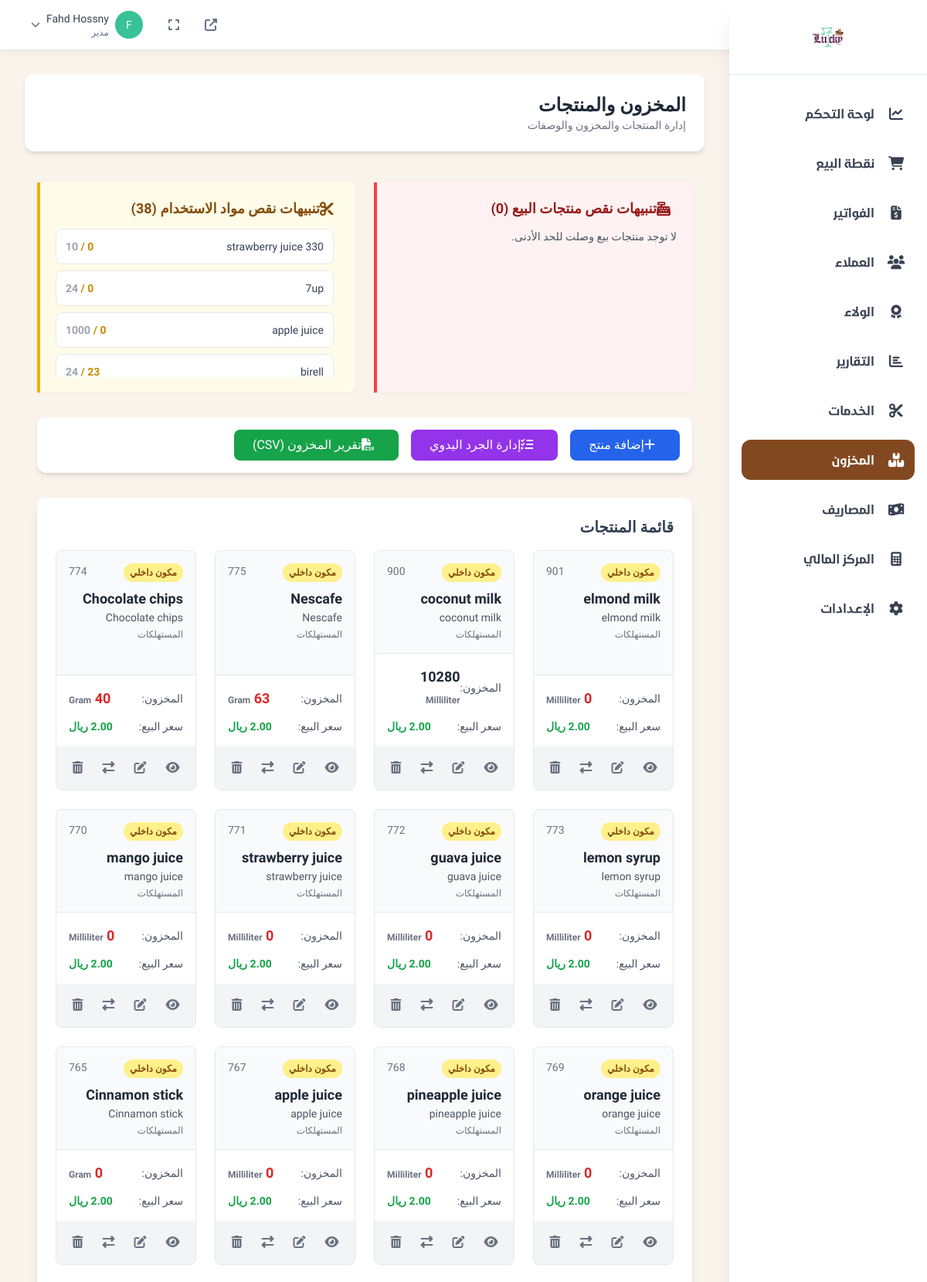
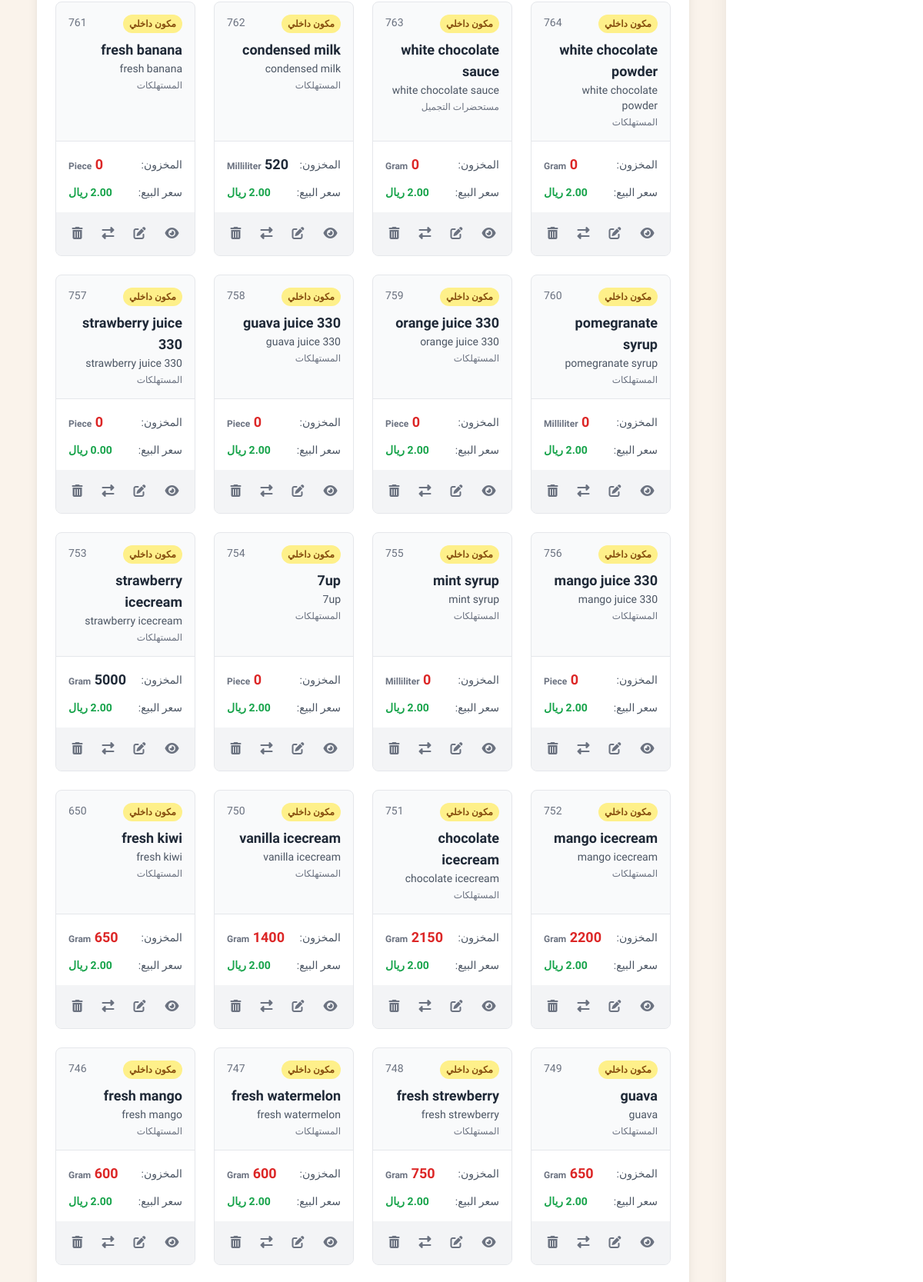
Screenshot of /admin/inventory.php (signed in, upper part) with the database file from the repository (2 pictures, top to bottom).
### tables this page shows
CREATE TABLE `products` (
  `id` int(10) UNSIGNED NOT NULL,
  `sku` varchar(50) NOT NULL,
  `name` varchar(200) NOT NULL,
  `name_ar` varchar(200) NOT NULL,
  `category` varchar(255) DEFAULT NULL,
  `name_en` varchar(255) DEFAULT NULL,
  `category_ar` varchar(100) DEFAULT 'عام',
  `category_en` varchar(100) DEFAULT NULL,
  `description` text DEFAULT NULL,
  `category_id` int(10) UNSIGNED DEFAULT NULL,
  `type` enum('product','service') DEFAULT 'product',
  `product_usage` enum('direct_sale','internal_use') NOT NULL DEFAULT 'direct_sale',
  `qty` int(11) DEFAULT 0,
  `min_qty` int(11) DEFAULT 5,
  `unit` varchar(16) DEFAULT 'قطعة',
  `purchase_price` decimal(10,2) DEFAULT NULL,
  `sale_price` decimal(10,2) NOT NULL,
  `barcode` varchar(100) DEFAULT NULL,
  `supplier` varchar(200) DEFAULT NULL,
  `location` varchar(100) DEFAULT NULL,
  `expiry_date` date DEFAULT NULL,
  `is_active` tinyint(1) DEFAULT 1,
  `track_stock` tinyint(1) DEFAULT 1,
  `allow_negative_stock` tinyint(1) DEFAULT 0,
  `created_by` int(10) UNSIGNED DEFAULT NULL,
  `created_at` timestamp NOT NULL DEFAULT current_timestamp(),
  `updated_at` timestamp NOT NULL DEFAULT current_timestamp() ON UPDATE current_timestamp(),
  `description_ar` text DEFAULT NULL,
  `description_en` text DEFAULT NULL,
  `cost_price` decimal(10,2) DEFAULT 0.00,
  `selling_price` decimal(10,2) NOT NULL DEFAULT 0.00,
  `last_updated` timestamp NULL DEFAULT current_timestamp() ON UPDATE current_timestamp(),
  `stock_quantity` int(11) DEFAULT 0,
  `min_stock_level` int(11) DEFAULT 0,
  `max_stock_level` int(11) DEFAULT 0,
  `unit_cost` decimal(10,2) DEFAULT 0.00
);

### config/database.php (called while the page is built, shortened)
<?php
class Database {
   private $host = 'sql302.infinityfree.com';
  private $db_name = 'if0_40841777_luckyseven';
  private $username = 'if0_40841777';
    private $password = 'fe9CATfUYM';
    public function getConnection() {
        $this->conn = null;
$init_command = "SET NAMES utf8mb4 COLLATE utf8mb4_unicode_ci, time_zone = '+03:00'";
        try {
            $this->conn = new PDO(
                "mysql:host=" . $this->host . ";dbname=" . $this->db_name . ";charset=utf8mb4",
                $this->username,
                $this->password,
                array(
                    PDO::ATTR_ERRMODE => PDO::ERRMODE_EXCEPTION,
                    PDO::MYSQL_ATTR_INIT_COMMAND => $init_command
                )
            );
        } catch(PDOException $exception) {
            error_log("Database connection error: " . $exception->getMessage());
            if ($exception->getCode() == 1049) {
                try {
                    $tempConn = new PDO(
                        "mysql:host=" . $this->host . ";charset=utf8mb4",
                        $this->username,
                        $this->password,
                        array(PDO::ATTR_ERRMODE => PDO::ERRMODE_EXCEPTION)
                    );
                    $tempConn->exec("CREATE DATABASE IF NOT EXISTS `" . $this->db_name . "` CHARACTER SET utf8mb4 COLLATE utf8mb4_unicode_ci");
                    $this->conn = new PDO(
                        "mysql:host=" . $this->host . ";dbname=" . $this->db_name . ";charset=utf8mb4",
                        $this->username,
                        $this->password,
                        array(
                            PDO::ATTR_ERRMODE => PDO::ERRMODE_EXCEPTION,
                            PDO::MYSQL_ATTR_INIT_COMMAND => $init_command
                        )
                    );
                    $this->createBasicTables();
                } catch(PDOException $e) {
                    error_log("Failed to create database: " . $e->getMessage());
                    return null;
                }
            } else {
                return null;
            }
        }
        return $this->conn;
    }
}
?>

### admin/SimpleProductManager.php (called while the page is built, shortened)
<?php
class SimpleProductManager
{
    private $db;
    public function __construct()
    {
        $this->db = (new Database())->getConnection();
    }
    public function getProducts($filters = [], $limit = 50, $offset = 0)
    {
        try {
            $query = "SELECT
                p.id, p.sku, p.name_ar, p.name_en, p.type, p.product_usage,
                p.stock_quantity, p.min_stock_level,
                p.unit, p.purchase_price, p.selling_price, p.cost_price, p.is_active,
                COALESCE(pc.name_ar, 'غير مصنف') as category_name_ar
            FROM products p
            LEFT JOIN product_categories pc ON p.category_id = pc.id
            WHERE p.is_active = 1
            ORDER BY p.created_at DESC
            LIMIT :limit OFFSET :offset";
            $stmt = $this->db->prepare($query);
            $stmt->bindValue(':limit', (int)$limit, PDO::PARAM_INT);
            $stmt->bindValue(':offset', (int)$offset, PDO::PARAM_INT);
            $stmt->execute();
            return $stmt->fetchAll(PDO::FETCH_ASSOC);
        } catch (PDOException $e) {
            return [];
        }
    }
    public function getLowStockProducts($usageType)
    {
        $stmt = $this->db->prepare("
            SELECT p.*, pc.name_ar as category_name_ar
            FROM products p
            LEFT JOIN product_categories pc ON p.category_id = pc.id
            WHERE p.is_active = 1 AND p.type = 'product' AND p.product_usage = ? AND p.stock_quantity <= p.min_stock_level
            ORDER BY p.name_ar
        ");
        $stmt->execute([$usageType]);
        return $stmt->fetchAll(PDO::FETCH_ASSOC);
    }
}

### app/Core/UserManager.php (called while the page is built, shortened)
<?php
require_once __DIR__ . '/../../config/database.php';
class UserManager {
    private $db;
    public function __construct() {
        $database = new Database();
        $this->db = $database->getConnection();
    }
    public function hasPermission($userId, $permissionKey) {
        $query = "SELECT up.is_granted
                  FROM user_permissions up
                  JOIN permissions p ON up.permission_id = p.id
                  WHERE up.user_id = :user_id AND p.permission_key = :permission_key";
        $stmt = $this->db->prepare($query);
        $stmt->bindParam(':user_id', $userId);
        $stmt->bindParam(':permission_key', $permissionKey);
        $stmt->execute();
        $query = "SELECT COUNT(*) as count
                  FROM role_permissions rp
                  JOIN permissions p ON rp.permission_id = p.id
                  JOIN users u ON u.role_id = rp.role_id
                  WHERE u.id = :user_id AND p.permission_key = :permission_key";
        $stmt = $this->db->prepare($query);
        $stmt->bindParam(':user_id', $userId);
        $stmt->bindParam(':permission_key', $permissionKey);
        $stmt->execute();
        $result = $stmt->fetch(PDO::FETCH_ASSOC);
        return $result['count'] > 0;
    }
}
?>

### admin/users_functions.php (called while the page is built, shortened)
<?php
$user_manager_instance = null;
try {
    $database = new Database();
    $db_instance = $database->getConnection();
    $user_manager_instance = new UserManager($db_instance);
} catch (Exception $e) {
    error_log("Critical Error: Failed to initialize database or UserManager. " . $e->getMessage());
}
function hasPermission($permissionKey) {
    global $user_manager_instance;
    try {
        return $user_manager_instance->hasPermission($_SESSION['admin_id'], $permissionKey);
    } catch (Exception $e) {
        error_log("Permission check failed for key '$permissionKey' for User ID {$_SESSION['admin_id']}: " . $e->getMessage());
        return false;
    }
}

### admin/inventory.php (the view, shortened to what this page needs)
<?php
require_once 'users_functions.php';
require_once '../config/database.php';
require_once 'SimpleProductManager.php';
$productManager = new SimpleProductManager();
try {
    $low_stock_sale = $productManager->getLowStockProducts('direct_sale');
    $low_stock_internal = $productManager->getLowStockProducts('internal_use');
    $products = $productManager->getProducts([], 100, 0);
} catch (Exception $e) {
    $error = 'خطأ في تحميل البيانات: ' . $e->getMessage();
    $categories = $low_stock_sale = $low_stock_internal = $products = $internal_use_products = [];
}
?>
<div class="bg-white rounded-xl shadow-md mb-6 p-6 fade-in">
    <div class="flex items-center justify-between">
        <div>
            <h1 class="text-2xl font-bold text-gray-800">المخزون والمنتجات</h1>
            <p class="text-sm text-gray-500">إدارة المنتجات والمخزون والوصفات</p>
        </div>
    </div>
</div>
<div class="space-y-8 p-1 md:p-4">
    <div class="grid grid-cols-1 lg:grid-cols-2 gap-6">
        <div class="bg-red-50 border-l-4 border-red-500 rounded-r-lg p-5 shadow-sm slide-in-up">
            <h2 class="text-lg font-bold text-red-800 mb-3 flex items-center"><i class="fas fa-cash-register mr-2"></i>تنبيهات نقص منتجات البيع (<?= count($low_stock_sale); ?>)</h2>
            <?php if (empty($low_stock_sale)): ?>
                <p class="text-sm text-gray-600">لا توجد منتجات بيع وصلت للحد الأدنى.</p>
            <?php endif; ?>
        </div>
        <div class="bg-yellow-50 border-l-4 border-yellow-500 rounded-r-lg p-5 shadow-sm slide-in-up" style="animation-delay: 0.1s;">
             <h2 class="text-lg font-bold text-yellow-800 mb-3 flex items-center"><i class="fas fa-cut mr-2"></i>تنبيهات نقص مواد الاستخدام (<?= count($low_stock_internal); ?>)</h2>
             <?php if (empty($low_stock_internal)): ?>
                <p class="text-sm text-gray-600">لا توجد مواد استخدام وصلت للحد الأدنى.</p>
            <?php else: ?>
                <div class="space-y-2 max-h-48 overflow-y-auto pr-2">
                <?php foreach ($low_stock_internal as $p): ?>
                     <div class="bg-white p-3 rounded-lg border text-sm flex justify-between items-center">
                        <span><?= htmlspecialchars($p['name_ar']); ?></span>
                        <span class="font-bold text-yellow-600"><?= $p['stock_quantity']; ?> / <span class="text-gray-400"><?= $p['min_stock_level']; ?></span></span>
                    </div>
                <?php endforeach; ?>
                </div>
            <?php endif; ?>
        </div>
    </div>
    <div class="flex flex-wrap gap-4 items-center bg-white p-4 rounded-xl shadow-md">
        <?php if (hasPermission('inventory.create')): ?>
        <button onclick="openAddProductModal()" class="flex-grow sm:flex-grow-0 bg-blue-600 text-white px-6 py-2 rounded-lg hover:bg-blue-700 transition-colors duration-300"><i class="fas fa-plus mr-2"></i>إضافة منتج</button>
        <?php endif; ?>
        <a href="inventory_management.php" class="flex-grow sm:flex-grow-0 bg-purple-600 text-white px-6 py-2 rounded-lg hover:bg-purple-700 transition-colors duration-300"><i class="fas fa-tasks mr-2"></i>إدارة الجرد اليدوي</a>
        <?php if (hasPermission('inventory.view_reports')): ?>
        <button onclick="generateReport(this)" class="flex-grow sm:flex-grow-0 bg-green-600 text-white px-6 py-2 rounded-lg hover:bg-green-700 transition-colors duration-300"><i class="fas fa-file-csv mr-2"></i>تقرير المخزون (CSV)</button>
        <?php endif; ?>
    </div>
    <div class="bg-white rounded-xl shadow-lg p-6">
        <h2 class="text-xl font-bold mb-4">قائمة المنتجات</h2>
        <div id="products-grid" class="grid grid-cols-1 sm:grid-cols-2 md:grid-cols-3 lg:grid-cols-4 gap-6">
            <?php foreach ($products as $product): ?>
                <div id="product-card-<?= $product['id']; ?>" class="product-card bg-gray-50 rounded-lg border border-gray-200 overflow-hidden flex flex-col transition-all duration-300">
                    <div class="p-4 flex-grow">
                        <div class="flex justify-between items-start">
                            <span class="text-xs font-semibold px-2 py-1 rounded-full <?= $product['product_usage'] == 'internal_use' ? 'bg-yellow-200 text-yellow-800' : 'bg-green-200 text-green-800'; ?>">
                                <?= $product['product_usage'] == 'internal_use' ? 'مكون داخلي' : 'بيع مباشر'; ?>
                            </span>
                            <p class="text-sm text-gray-500"><?= htmlspecialchars($product['sku']); ?></p>
                        </div>
                        <h3 class="font-bold text-lg mt-2 text-gray-800"><?= htmlspecialchars($product['name_ar']); ?></h3>
                        <p class="text-sm text-gray-600"><?= htmlspecialchars($product['name_en']); ?></p>
                        <p class="text-xs text-gray-500 mt-1"><?= htmlspecialchars($product['category_name_ar'] ?? 'غير مصنف'); ?></p>
                    </div>
                    <div class="bg-white p-4 border-t border-gray-200">
                        <div class="flex justify-between items-center text-sm mb-3">
                            <span class="text-gray-600">المخزون:</span>
                            <span class="font-bold text-lg stock-quantity <?= ($product['stock_quantity'] <= $product['min_stock_level']) ? 'text-red-600' : 'text-gray-800'; ?>">
                                <?= $product['stock_quantity']; ?> <span class="text-xs text-gray-500"><?= $product['unit']; ?></span>
                            </span>
                        </div>
                        <div class="flex justify-between items-center text-sm">
                            <span class="text-gray-600">سعر البيع:</span>
                             <span class="font-semibold text-green-600"><?= $product['selling_price'] ? number_format($product['selling_price'], 2) . ' ريال' : '---'; ?></span>
                        </div>
                    </div>
                    <div class="bg-gray-100 p-2 flex justify-around">
                        <button onclick="viewProduct(<?= $product['id']; ?>)" title="عرض التفاصيل" class="text-gray-500 hover:text-green-600 p-2"><i class="fas fa-eye"></i></button>
                        <?php if (hasPermission('inventory.edit')): ?>
                        <button onclick="editProduct(<?= $product['id']; ?>)" title="تعديل المنتج" class="text-gray-500 hover:text-blue-600 p-2"><i class="fas fa-edit"></i></button>
                        <?php endif; ?>
                        <?php if (hasPermission('inventory.adjust_stock')): ?>
                        <button onclick="stockMovement(<?= $product['id']; ?>)" title="حركة مخزون" class="text-gray-500 hover:text-purple-600 p-2"><i class="fas fa-exchange-alt"></i></button>
                        <?php endif; ?>
                        <?php if (hasPermission('inventory.delete')): ?>
                        <button onclick="deleteProduct(<?= $product['id']; ?>)" title="حذف المنتج" class="text-gray-500 hover:text-red-600 p-2"><i class="fas fa-trash-alt"></i></button>
                        <?php endif; ?>
                    </div>
                </div>
            <?php endforeach; ?>
        </div>
    </div>
</div>
<?php
include 'layouts/responsive_base.php';
?>

### admin/layouts/responsive_base.php (style rules this page uses)
body { font-family: 'Tajawal', sans-serif; background-color: #FAF3EB; }

### admin/inventory.php (style rules this page uses)
.fade-in { animation: fadeIn 0.5s ease-in-out; }
.slide-in-up { animation: slideInUp 0.5s ease-in-out; }
.product-card { transition: transform 0.3s ease, box-shadow 0.3s ease; }

### rows the page displays
products: name_ar "strawberry juice 330", stock_quantity "0", min_stock_level "10", product_usage "مكون داخلي", sku "757", name_en "strawberry juice 330", category_name_ar "المستهلكات", unit "Piece"
products: name_ar "7up", stock_quantity "0", min_stock_level "24", product_usage "مكون داخلي", sku "754", name_en "7up", category_name_ar "المستهلكات", unit "Piece"
products: name_ar "apple juice", stock_quantity "0", min_stock_level "1000", product_usage "مكون داخلي", sku "767", name_en "apple juice", category_name_ar "المستهلكات", unit "Milliliter"
products: name_ar "birell", stock_quantity "23", min_stock_level "24"
products: product_usage "مكون داخلي", sku "901", name_ar "elmond milk", name_en "elmond milk", category_name_ar "المستهلكات", stock_quantity "0", unit "Milliliter"
products: product_usage "مكون داخلي", sku "900", name_ar "coconut milk", name_en "coconut milk", category_name_ar "المستهلكات", stock_quantity "10280", unit "Milliliter"
products: product_usage "مكون داخلي", sku "775", name_ar "Nescafe", name_en "Nescafe", category_name_ar "المستهلكات", unit "Gram"
products: product_usage "مكون داخلي", sku "774", name_ar "Chocolate chips", name_en "Chocolate chips", category_name_ar "المستهلكات", unit "Gram"
products: product_usage "مكون داخلي", sku "773", name_ar "lemon syrup", name_en "lemon syrup", category_name_ar "المستهلكات", stock_quantity "0", unit "Milliliter"
products: product_usage "مكون داخلي", sku "772", name_ar "guava juice", name_en "guava juice", category_name_ar "المستهلكات", stock_quantity "0", unit "Milliliter"
products: product_usage "مكون داخلي", sku "771", name_ar "strawberry juice", name_en "strawberry juice", category_name_ar "المستهلكات", stock_quantity "0", unit "Milliliter"
products: product_usage "مكون داخلي", sku "770", name_ar "mango juice", name_en "mango juice", category_name_ar "المستهلكات", stock_quantity "0", unit "Milliliter"
products: product_usage "مكون داخلي", sku "769", name_ar "orange juice", name_en "orange juice", category_name_ar "المستهلكات", stock_quantity "0", unit "Milliliter"
products: product_usage "مكون داخلي", sku "768", name_ar "pineapple juice", name_en "pineapple juice", category_name_ar "المستهلكات", stock_quantity "0", unit "Milliliter"
products: product_usage "مكون داخلي", sku "765", name_ar "Cinnamon stick", name_en "Cinnamon stick", category_name_ar "المستهلكات", unit "Gram"
products: product_usage "مكون داخلي", sku "764", name_ar "white chocolate powder", name_en "white chocolate powder", category_name_ar "المستهلكات", unit "Gram"
products: product_usage "مكون داخلي", sku "763", name_ar "white chocolate sauce", name_en "white chocolate sauce", category_name_ar "مستحضرات التجميل", unit "Gram"
products: product_usage "مكون داخلي", sku "762", name_ar "condensed milk", name_en "condensed milk", category_name_ar "المستهلكات", stock_quantity "520", unit "Milliliter"
products: product_usage "مكون داخلي", sku "761", name_ar "fresh banana", name_en "fresh banana", category_name_ar "المستهلكات", unit "Piece"
products: product_usage "مكون داخلي", sku "760", name_ar "pomegranate syrup", name_en "pomegranate syrup", category_name_ar "المستهلكات", stock_quantity "0", unit "Milliliter"
products: product_usage "مكون داخلي", sku "759", name_ar "orange juice 330", name_en "orange juice 330", category_name_ar "المستهلكات", unit "Piece"
products: product_usage "مكون داخلي", sku "758", name_ar "guava juice 330", name_en "guava juice 330", category_name_ar "المستهلكات", unit "Piece"
products: product_usage "مكون داخلي", sku "756", name_ar "mango juice 330", name_en "mango juice 330", category_name_ar "المستهلكات", unit "Piece"
products: product_usage "مكون داخلي", sku "755", name_ar "mint syrup", name_en "mint syrup", category_name_ar "المستهلكات", stock_quantity "0", unit "Milliliter"
products: product_usage "مكون داخلي", sku "753", name_ar "strawberry icecream", name_en "strawberry icecream", category_name_ar "المستهلكات", unit "Gram"
products: product_usage "مكون داخلي", sku "752", name_ar "mango icecream", name_en "mango icecream", category_name_ar "المستهلكات", unit "Gram"
products: product_usage "مكون داخلي", sku "751", name_ar "chocolate icecream", name_en "chocolate icecream", category_name_ar "المستهلكات", unit "Gram"
products: product_usage "مكون داخلي", sku "750", name_ar "vanilla icecream", name_en "vanilla icecream", category_name_ar "المستهلكات", unit "Gram"
products: product_usage "مكون داخلي", sku "650", name_ar "fresh kiwi", name_en "fresh kiwi", category_name_ar "المستهلكات", unit "Gram"
products: product_usage "مكون داخلي", sku "749", name_ar "guava", name_en "guava", category_name_ar "المستهلكات", unit "Gram"
products: product_usage "مكون داخلي", sku "748", name_ar "fresh strewberry", name_en "fresh strewberry", category_name_ar "المستهلكات", unit "Gram"
products: product_usage "مكون داخلي", sku "747", name_ar "fresh watermelon", name_en "fresh watermelon", category_name_ar "المستهلكات", unit "Gram"
products: product_usage "مكون داخلي", sku "746", name_ar "fresh mango", name_en "fresh mango", category_name_ar "المستهلكات", unit "Gram"

### other values shown
mb_substr($current_admin['username'], 0, 1) "F"
$current_admin['username'] "Fahd Hossny"
$current_admin['role'] "مدير"
$item['title'] "لوحة التحكم"
$item['title'] "نقطة البيع"
$item['title'] "الفواتير"
$item['title'] "العملاء"
$item['title'] "الولاء"
$item['title'] "التقارير"
$item['title'] "الخدمات"
$item['title'] "المخزون"
$item['title'] "المصاريف"
$item['title'] "المركز المالي"
$item['title'] "الإعـدادات"
count($low_stock_sale) "0"
